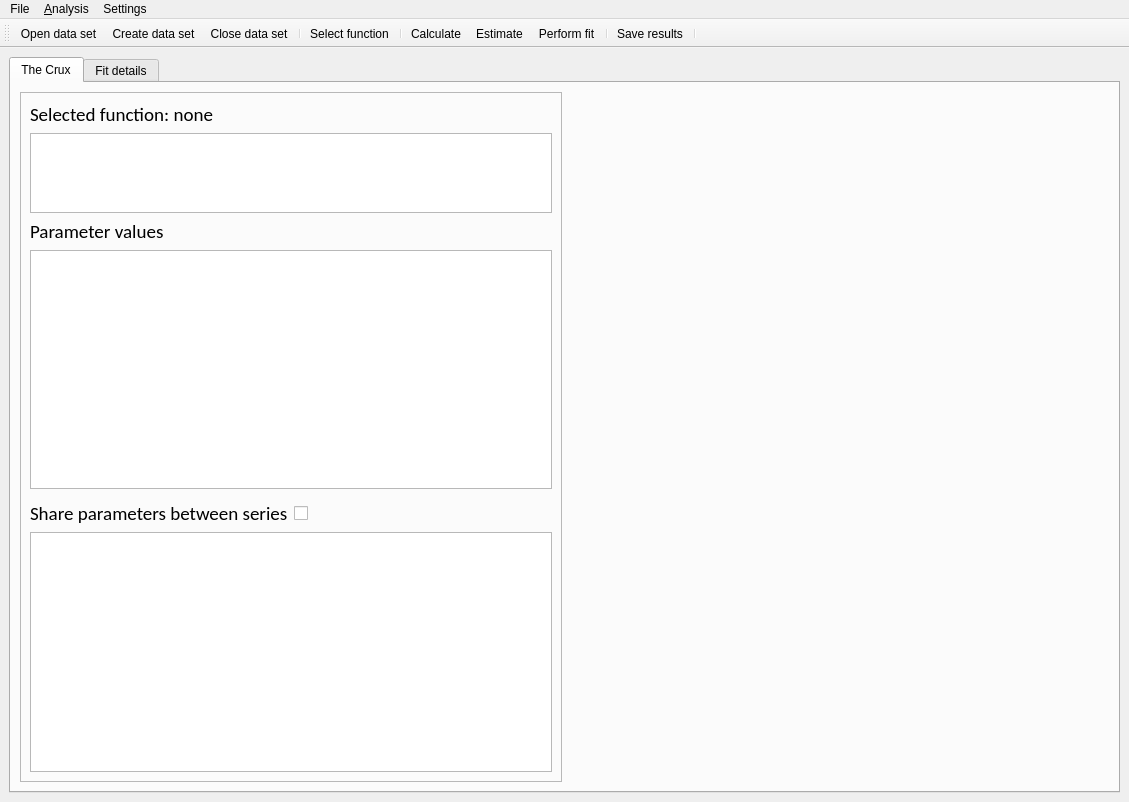
<?xml version="1.0" encoding="UTF-8"?>
<ui version="4.0">
 <class>MainWindow</class>
 <widget class="QMainWindow" name="MainWindow">
  <property name="geometry">
   <rect>
    <x>0</x>
    <y>0</y>
    <width>1129</width>
    <height>802</height>
   </rect>
  </property>
  <property name="windowTitle">
   <string>The Crux of the Biscuit</string>
  </property>
  <property name="windowIcon">
   <iconset>
    <normaloff>analyze.png</normaloff>analyze.png</iconset>
  </property>
  <property name="toolButtonStyle">
   <enum>Qt::ToolButtonTextUnderIcon</enum>
  </property>
  <property name=".\Resources" stdset="0">
   <string/>
  </property>
  <widget class="QWidget" name="centralwidget">
   <property name="sizePolicy">
    <sizepolicy hsizetype="Expanding" vsizetype="Expanding">
     <horstretch>0</horstretch>
     <verstretch>0</verstretch>
    </sizepolicy>
   </property>
   <layout class="QHBoxLayout" name="horizontalLayout_2">
    <item>
     <widget class="QTabWidget" name="tabWidget">
      <property name="sizePolicy">
       <sizepolicy hsizetype="Preferred" vsizetype="Preferred">
        <horstretch>0</horstretch>
        <verstretch>0</verstretch>
       </sizepolicy>
      </property>
      <property name="tabPosition">
       <enum>QTabWidget::North</enum>
      </property>
      <property name="tabShape">
       <enum>QTabWidget::Rounded</enum>
      </property>
      <property name="currentIndex">
       <number>0</number>
      </property>
      <property name="iconSize">
       <size>
        <width>16</width>
        <height>16</height>
       </size>
      </property>
      <property name="elideMode">
       <enum>Qt::ElideNone</enum>
      </property>
      <property name="documentMode">
       <bool>false</bool>
      </property>
      <property name="tabsClosable">
       <bool>false</bool>
      </property>
      <property name="tabBarAutoHide">
       <bool>false</bool>
      </property>
      <widget class="QWidget" name="tabPlots">
       <attribute name="title">
        <string>The Crux</string>
       </attribute>
       <layout class="QHBoxLayout" name="horizontalLayout" stretch="0,0">
        <item>
         <widget class="QFrame" name="params_window">
          <property name="sizePolicy">
           <sizepolicy hsizetype="Preferred" vsizetype="Preferred">
            <horstretch>1</horstretch>
            <verstretch>0</verstretch>
           </sizepolicy>
          </property>
          <property name="minimumSize">
           <size>
            <width>500</width>
            <height>0</height>
           </size>
          </property>
          <property name="frameShape">
           <enum>QFrame::StyledPanel</enum>
          </property>
          <property name="frameShadow">
           <enum>QFrame::Raised</enum>
          </property>
          <layout class="QVBoxLayout" name="verticalLayout" stretch="0,1,0,3,0,0,3">
           <item>
            <widget class="QLabel" name="lbl_fn_name">
             <property name="sizePolicy">
              <sizepolicy hsizetype="Preferred" vsizetype="Fixed">
               <horstretch>0</horstretch>
               <verstretch>0</verstretch>
              </sizepolicy>
             </property>
             <property name="font">
              <font>
               <family>Calibri</family>
               <pointsize>14</pointsize>
              </font>
             </property>
             <property name="text">
              <string>Selected function: none</string>
             </property>
            </widget>
           </item>
           <item>
            <widget class="QTextEdit" name="txt_description">
             <property name="sizePolicy">
              <sizepolicy hsizetype="Expanding" vsizetype="Preferred">
               <horstretch>0</horstretch>
               <verstretch>1</verstretch>
              </sizepolicy>
             </property>
             <property name="font">
              <font>
               <family>Calibri</family>
               <pointsize>12</pointsize>
              </font>
             </property>
             <property name="sizeAdjustPolicy">
              <enum>QAbstractScrollArea::AdjustToContentsOnFirstShow</enum>
             </property>
             <property name="readOnly">
              <bool>true</bool>
             </property>
            </widget>
           </item>
           <item>
            <widget class="QLabel" name="label_2">
             <property name="sizePolicy">
              <sizepolicy hsizetype="Preferred" vsizetype="Fixed">
               <horstretch>0</horstretch>
               <verstretch>0</verstretch>
              </sizepolicy>
             </property>
             <property name="font">
              <font>
               <family>Calibri</family>
               <pointsize>14</pointsize>
              </font>
             </property>
             <property name="text">
              <string>Parameter values</string>
             </property>
            </widget>
           </item>
           <item>
            <widget class="QTableWidget" name="tbl_param_values">
             <property name="sizePolicy">
              <sizepolicy hsizetype="Expanding" vsizetype="Preferred">
               <horstretch>0</horstretch>
               <verstretch>3</verstretch>
              </sizepolicy>
             </property>
            </widget>
           </item>
           <item>
            <layout class="QHBoxLayout" name="horizontalLayout_3">
             <item>
              <widget class="QDialogButtonBox" name="bbox_fit">
               <property name="standardButtons">
                <set>QDialogButtonBox::NoButton</set>
               </property>
              </widget>
             </item>
            </layout>
           </item>
           <item>
            <layout class="QHBoxLayout" name="horizontalLayout_4">
             <item>
              <widget class="QLabel" name="label">
               <property name="font">
                <font>
                 <family>Calibri</family>
                 <pointsize>14</pointsize>
                </font>
               </property>
               <property name="text">
                <string>Share parameters between series</string>
               </property>
              </widget>
             </item>
             <item>
              <widget class="QCheckBox" name="chk_global">
               <property name="sizePolicy">
                <sizepolicy hsizetype="Maximum" vsizetype="Fixed">
                 <horstretch>0</horstretch>
                 <verstretch>0</verstretch>
                </sizepolicy>
               </property>
               <property name="font">
                <font>
                 <family>Calibri</family>
                 <pointsize>14</pointsize>
                </font>
               </property>
               <property name="text">
                <string/>
               </property>
              </widget>
             </item>
             <item>
              <spacer name="horizontalSpacer">
               <property name="orientation">
                <enum>Qt::Horizontal</enum>
               </property>
               <property name="sizeHint" stdset="0">
                <size>
                 <width>40</width>
                 <height>20</height>
                </size>
               </property>
              </spacer>
             </item>
            </layout>
           </item>
           <item>
            <widget class="QTableWidget" name="tbl_series_links">
             <property name="sizePolicy">
              <sizepolicy hsizetype="Expanding" vsizetype="Preferred">
               <horstretch>0</horstretch>
               <verstretch>3</verstretch>
              </sizepolicy>
             </property>
            </widget>
           </item>
          </layout>
         </widget>
        </item>
        <item>
         <widget class="QWidget" name="mpl_window" native="true">
          <property name="sizePolicy">
           <sizepolicy hsizetype="Expanding" vsizetype="Preferred">
            <horstretch>1</horstretch>
            <verstretch>0</verstretch>
           </sizepolicy>
          </property>
          <property name="minimumSize">
           <size>
            <width>500</width>
            <height>0</height>
           </size>
          </property>
          <layout class="QVBoxLayout" name="mpl_layout"/>
         </widget>
        </item>
       </layout>
      </widget>
      <widget class="QWidget" name="tab_2">
       <attribute name="title">
        <string>Fit details</string>
       </attribute>
       <layout class="QHBoxLayout" name="horizontalLayout_5">
        <item>
         <layout class="QVBoxLayout" name="verticalLayout_2" stretch="0,1,0,5">
          <item>
           <widget class="QLabel" name="label_5">
            <property name="font">
             <font>
              <family>Calibri</family>
              <pointsize>14</pointsize>
             </font>
            </property>
            <property name="text">
             <string>Information</string>
            </property>
           </widget>
          </item>
          <item>
           <widget class="QTextEdit" name="txt_info">
            <property name="frameShadow">
             <enum>QFrame::Sunken</enum>
            </property>
            <property name="sizeAdjustPolicy">
             <enum>QAbstractScrollArea::AdjustToContentsOnFirstShow</enum>
            </property>
            <property name="textInteractionFlags">
             <set>Qt::TextSelectableByMouse</set>
            </property>
           </widget>
          </item>
          <item>
           <widget class="QLabel" name="label_3">
            <property name="font">
             <font>
              <family>Calibri</family>
              <pointsize>14</pointsize>
             </font>
            </property>
            <property name="text">
             <string>Best fit parameters</string>
            </property>
           </widget>
          </item>
          <item>
           <widget class="QTableWidget" name="tbl_fitted_params"/>
          </item>
         </layout>
        </item>
        <item>
         <layout class="QVBoxLayout" name="verticalLayout_4" stretch="0,0,0,2">
          <item>
           <widget class="QLabel" name="label_4">
            <property name="font">
             <font>
              <family>Calibri</family>
              <pointsize>14</pointsize>
             </font>
            </property>
            <property name="text">
             <string>Fitted data</string>
            </property>
           </widget>
          </item>
          <item>
           <widget class="QTableWidget" name="tbl_fitted_data">
            <property name="sizePolicy">
             <sizepolicy hsizetype="Expanding" vsizetype="Expanding">
              <horstretch>0</horstretch>
              <verstretch>3</verstretch>
             </sizepolicy>
            </property>
           </widget>
          </item>
          <item>
           <widget class="QLabel" name="label_6">
            <property name="font">
             <font>
              <family>Calibri</family>
              <pointsize>14</pointsize>
             </font>
            </property>
            <property name="text">
             <string>Smooth line</string>
            </property>
           </widget>
          </item>
          <item>
           <widget class="QTableWidget" name="tbl_smooth_line"/>
          </item>
         </layout>
        </item>
       </layout>
      </widget>
     </widget>
    </item>
   </layout>
  </widget>
  <widget class="QMenuBar" name="menuBar">
   <property name="geometry">
    <rect>
     <x>0</x>
     <y>0</y>
     <width>1129</width>
     <height>21</height>
    </rect>
   </property>
   <widget class="QMenu" name="menu_File">
    <property name="title">
     <string>File</string>
    </property>
    <addaction name="action_open"/>
    <addaction name="action_create"/>
    <addaction name="action_close"/>
    <addaction name="separator"/>
    <addaction name="action_save"/>
    <addaction name="separator"/>
    <addaction name="action_quit"/>
   </widget>
   <widget class="QMenu" name="menu_Analysis">
    <property name="title">
     <string>&amp;Analysis</string>
    </property>
    <addaction name="action_select_function"/>
    <addaction name="separator"/>
    <addaction name="action_estimate"/>
    <addaction name="action_apply"/>
    <addaction name="action_analyze"/>
   </widget>
   <widget class="QMenu" name="menuSettings">
    <property name="title">
     <string>Settings</string>
    </property>
   </widget>
   <addaction name="menu_File"/>
   <addaction name="menu_Analysis"/>
   <addaction name="menuSettings"/>
  </widget>
  <widget class="QToolBar" name="toolBar">
   <property name="windowTitle">
    <string>toolBar</string>
   </property>
   <property name="toolButtonStyle">
    <enum>Qt::ToolButtonTextUnderIcon</enum>
   </property>
   <attribute name="toolBarArea">
    <enum>TopToolBarArea</enum>
   </attribute>
   <attribute name="toolBarBreak">
    <bool>false</bool>
   </attribute>
   <addaction name="action_open"/>
   <addaction name="action_create"/>
   <addaction name="action_close"/>
   <addaction name="separator"/>
   <addaction name="action_select_function"/>
   <addaction name="separator"/>
   <addaction name="action_apply"/>
   <addaction name="action_estimate"/>
   <addaction name="action_analyze"/>
   <addaction name="separator"/>
   <addaction name="action_save"/>
   <addaction name="separator"/>
  </widget>
  <action name="action_save">
   <property name="enabled">
    <bool>true</bool>
   </property>
   <property name="text">
    <string>Save results</string>
   </property>
  </action>
  <action name="action_quit">
   <property name="text">
    <string>Quit</string>
   </property>
   <property name="menuRole">
    <enum>QAction::QuitRole</enum>
   </property>
  </action>
  <action name="action_select_function">
   <property name="checkable">
    <bool>false</bool>
   </property>
   <property name="text">
    <string>Select function</string>
   </property>
  </action>
  <action name="action_create">
   <property name="checkable">
    <bool>false</bool>
   </property>
   <property name="text">
    <string>Create data set</string>
   </property>
   <property name="toolTip">
    <string>Create data set</string>
   </property>
  </action>
  <action name="action_open">
   <property name="text">
    <string>Open data set</string>
   </property>
   <property name="toolTip">
    <string>Open data set</string>
   </property>
  </action>
  <action name="action_analyze">
   <property name="checkable">
    <bool>false</bool>
   </property>
   <property name="text">
    <string>Perform fit</string>
   </property>
  </action>
  <action name="action_close">
   <property name="text">
    <string>Close data set</string>
   </property>
  </action>
  <action name="action_estimate">
   <property name="text">
    <string>Estimate</string>
   </property>
  </action>
  <action name="action_apply">
   <property name="text">
    <string>Calculate</string>
   </property>
  </action>
 </widget>
 <resources/>
 <connections/>
</ui>
